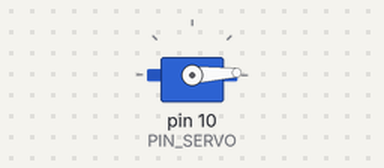
Bench run of a sketch on a simulated Arduino Uno, built with avr-gcc and run on an emulated ATmega328P. On the bench: servo.

Above: at 1.05 s.
At 1.9 s:
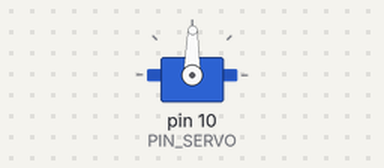
At 2.75 s:
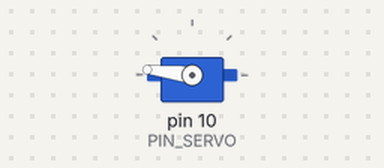
At 4.45 s:
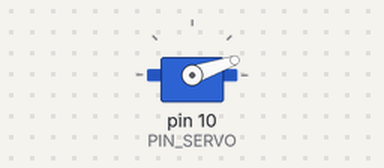
Timing chart, 0 to 9.3 s (numbered marks = the images above):
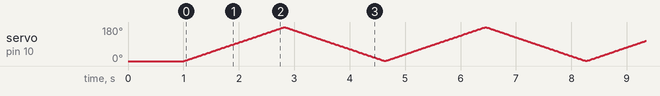

The sketch:

10_example_1.ino
```cpp
#include <Servo.h>
#define PIN_SERVO 10
bool plus = true;
int angle = 0;
Servo myservo;

void setup() {
  myservo.attach(PIN_SERVO);
  myservo.write(0);
  delay(1000);
}

void loop() {
    // add code here.
    /*myservo.write(0);
    delay(500);
    myservo.write(90);
    delay(500);
    myservo.write(180);
    delay(500);
    myservo.write(90);
    delay(500);*/

    myservo.write(angle);
    delay(10);
    if(plus) angle++;
    else angle--;
    if(angle == 180) plus = false;
    if(angle == 0) plus = true;
}
```
